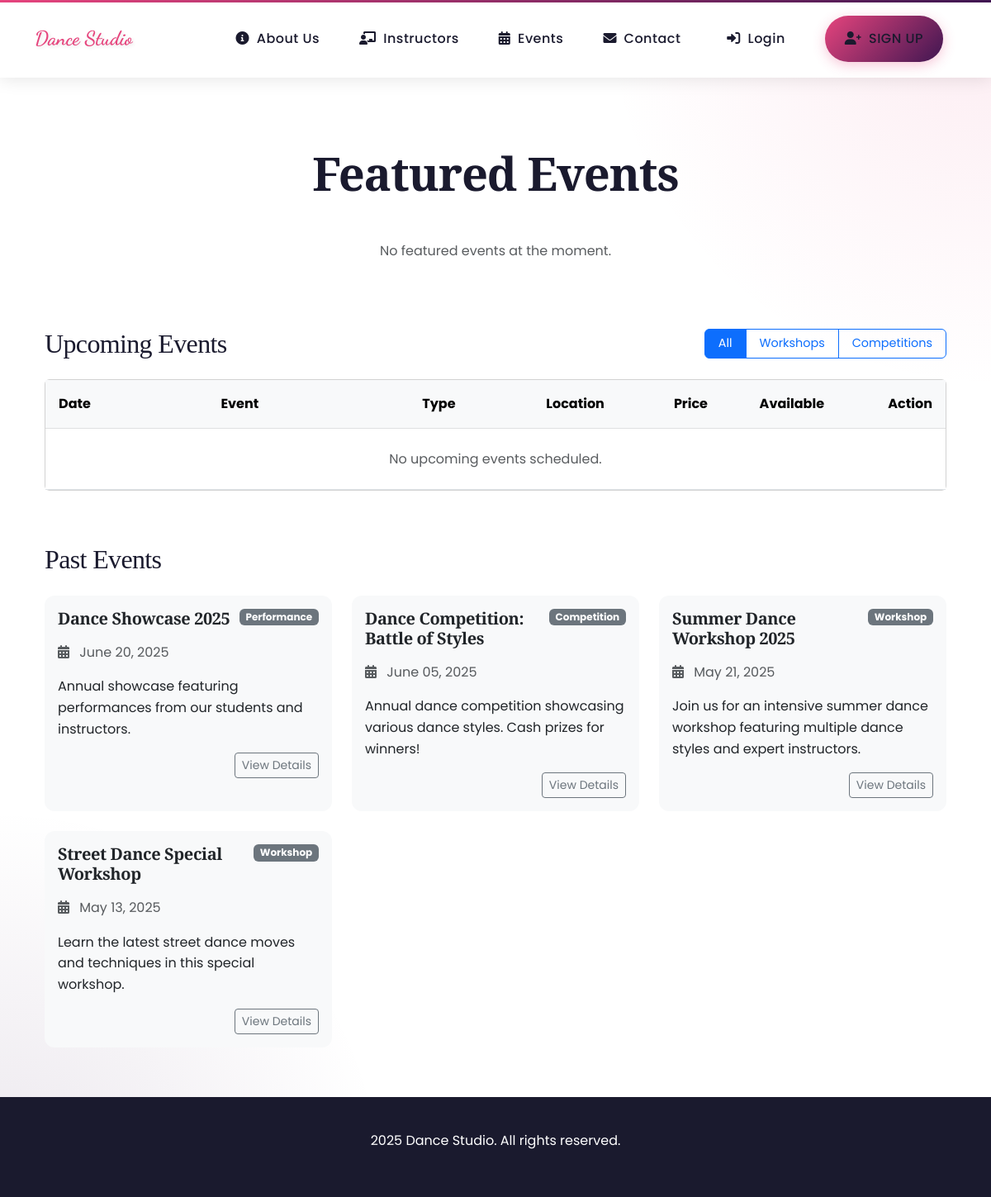
Screenshot of /events/ with the database file from the repository.
### dance_styles/models.py (models this page shows, shortened)
class Event(models.Model):
    EVENT_TYPES = [
        ('workshop', 'Workshop'),
        ('competition', 'Competition'),
        ('performance', 'Performance'),
        ('special', 'Special Event'),
    ]
    title = models.CharField(max_length=200)
    event_type = models.CharField(max_length=20, choices=EVENT_TYPES)
    description = models.TextField()
    date = models.DateField()
    time = models.TimeField()
    location = models.CharField(max_length=200)
    price = models.DecimalField(max_digits=6, decimal_places=2)
    capacity = models.PositiveIntegerField(default=50)
    available_slots = models.PositiveIntegerField(default=50)
    image = models.ImageField(upload_to='event_images/', null=True, blank=True)
    instructor = models.ForeignKey(Instructor, on_delete=models.SET_NULL, null=True, blank=True)
    dance_styles = models.ManyToManyField(DanceStyle)
    registration_deadline = models.DateField()
    is_featured = models.BooleanField(default=False)
    created_at = models.DateTimeField(auto_now_add=True)
    updated_at = models.DateTimeField(auto_now=True)

### dance_styles/views.py (the view)
# urls.py: path('events/', views.events_list, name='events'),
def events_list(request):
    featured_events = Event.objects.filter(is_featured=True, date__gte=timezone.now().date()).order_by('date')[:3]
    upcoming_events = Event.objects.filter(date__gte=timezone.now().date()).order_by('date')
    past_events = Event.objects.filter(date__lt=timezone.now().date()).order_by('-date')[:5]
    context = {
        'featured_events': featured_events,
        'upcoming_events': upcoming_events,
        'past_events': past_events,
    }
    return render(request, 'dance_styles/events.html', context)

### dance_styles/templates/dance_styles/events.html (shortened to what this page needs)
{% extends 'dance_styles/base.html' %}
{% block content %}
<div class="container mt-5 pt-5">
    <section class="mb-6">
        <h2 class="display-4 text-center mb-5" data-aos="fade-up">Featured Events</h2>
        <div class="row g-4 justify-content-center">
            {% for event in featured_events %}
            <div class="col-md-4" data-aos="fade-up" data-aos-delay="100">
                <div class="card event-card h-100">
                    <div class="event-image-wrapper">
                        {% if event.image %}
                            <img src="{{ event.image.url }}" class="card-img-top event-image" alt="{{ event.title }}">
                        {% else %}
                            <img src="https://images.unsplash.com/photo-1547153760-18fc86324498?w=800&q=80" class="card-img-top event-image" alt="{{ event.title }}">
                        {% endif %}
                        <div class="event-date">
                            <span class="day">{{ event.date|date:"d" }}</span>
                            <span class="month">{{ event.date|date:"M" }}</span>
                        </div>
                    </div>
                    <div class="card-body">
                        <div class="event-type-badge mb-2">{{ event.get_event_type_display }}</div>
                        <h3 class="card-title h5 mb-3">{{ event.title }}</h3>
                        <p class="card-text text-muted mb-4">{{ event.description|truncatewords:20 }}</p>
                        <div class="event-details">
                            <div class="detail">
                                <i class="fas fa-clock"></i>
                                <span>{{ event.time|time:"g:i A" }}</span>
                            </div>
                            <div class="detail">
                                <i class="fas fa-map-marker-alt"></i>
                                <span>{{ event.location }}</span>
                            </div>
                            <div class="detail">
                                <i class="fas fa-ticket-alt"></i>
                                <span>₹{{ event.price|floatformat:2 }}</span>
                            </div>
                        </div>
                        <a href="{% url 'dance_styles:event_detail' event.id %}" class="btn btn-primary mt-4 w-100">Learn More</a>
                    </div>
                </div>
            </div>
            {% empty %}
            <div class="col-12 text-center">
                <p class="text-muted">No featured events at the moment.</p>
            </div>
            {% endfor %}
        </div>
    </section>
    <section class="mb-6">
        <div class="d-flex justify-content-between align-items-center mb-4">
            <h2 class="h2 mb-0">Upcoming Events</h2>
            <div class="event-filters">
                <div class="btn-group" role="group">
                    <button type="button" class="btn btn-outline-primary active">All</button>
                    <button type="button" class="btn btn-outline-primary">Workshops</button>
                    <button type="button" class="btn btn-outline-primary">Competitions</button>
                </div>
            </div>
        </div>
        <div class="card">
            <div class="table-responsive">
                <table class="table table-hover mb-0">
                    <thead class="table-light">
                        <tr>
                            <th style="width: 20%">Date</th>
                            <th style="width: 25%">Event</th>
                            <th style="width: 15%">Type</th>
                            <th style="width: 15%">Location</th>
                            <th style="width: 10%">Price</th>
                            <th style="width: 15%">Available</th>
                            <th style="width: 10%">Action</th>
                        </tr>
                    </thead>
                    <tbody>
                        {% for event in upcoming_events %}
                        <tr>
                            <td>
                                <div class="d-flex flex-column">
                                    <span class="fw-bold">{{ event.date|date:"M d, Y" }}</span>
                                    <small class="text-muted">{{ event.time|time:"g:i A" }}</small>
                                </div>
                            </td>
                            <td>
                                <div class="d-flex flex-column">
                                    <span class="fw-bold text-primary">{{ event.title }}</span>
                                    <small class="text-muted">{{ event.description|truncatewords:10 }}</small>
                                </div>
                            </td>
                            <td><span class="badge bg-{{ event.event_type }}-soft">{{ event.get_event_type_display }}</span></td>
                            <td>{{ event.location }}</td>
                            <td><span class="fw-bold">₹{{ event.price|floatformat:2 }}</span></td>
                            <td>
                                {% if event.available_slots > 0 %}
                                    <span class="text-success">{{ event.available_slots }} left</span>
                                {% else %}
                                    <span class="text-danger">Sold Out</span>
                                {% endif %}
                            </td>
                            <td>
                                <a href="{% url 'dance_styles:event_detail' event.id %}" class="btn btn-sm btn-outline-primary">Details</a>
                            </td>
                        </tr>
                        {% empty %}
                        <tr>
                            <td colspan="7" class="text-center py-4">
                                <p class="text-muted mb-0">No upcoming events scheduled.</p>
                            </td>
                        </tr>
                        {% endfor %}
                    </tbody>
                </table>
            </div>
        </div>
    </section>
    <section>
        <h2 class="h2 mb-4">Past Events</h2>
        <div class="row g-4">
            {% for event in past_events %}
            <div class="col-md-6 col-lg-4">
                <div class="card past-event-card h-100">
                    <div class="card-body">
                        <div class="d-flex justify-content-between align-items-start mb-3">
                            <h5 class="card-title mb-0">{{ event.title }}</h5>
                            <span class="badge bg-secondary">{{ event.get_event_type_display }}</span>
                        </div>
                        <p class="text-muted mb-3">
                            <i class="fas fa-calendar-alt me-2"></i>
                            {{ event.date|date:"F d, Y" }}
                        </p>
                        <p class="card-text mb-3">{{ event.description|truncatewords:15 }}</p>
                        <div class="text-end">
                            <a href="{% url 'dance_styles:event_detail' event.id %}" class="btn btn-sm btn-outline-secondary">View Details</a>
                        </div>
                    </div>
                </div>
            </div>
            {% endfor %}
        </div>
    </section>
</div>
{% endblock %}

### dance_styles/templates/dance_styles/base.html (style rules this page uses)
:root { --primary-color: #E6447D; --secondary-color: #3F1651; --dark-color: #1A1A2E; --light-color: #FFFFFF; --accent-color: #FFB703; --gradient-primary: linear-gradient(135deg, var(--primary-color), var(--secondary-color)); --font-heading: 'Playfair Display', serif; --font-body: 'Poppins', sans-serif; --font-accent: 'Dancing Script', cursive; }
body { font-family: var(--font-body); background-color: var(--light-color); color: var(--dark-color); overflow-x: hidden; scroll-behavior: smooth; line-height: 1.6; background-image: radial-gradient(circle at 100% 0%, rgba(230, 68, 125, 0.1) 0%, transparent 25%), radial-gradient(circle at 0% 100%, rgba(63, 22, 81, 0.1) 0%, transparent 25%); background-attachment: fixed; }
h1, h2, h3, h4, h5, h6 { font-family: var(--font-heading); font-weight: 700; letter-spacing: -0.02em; }
.display-4 { font-weight: 700; margin-bottom: 1rem; }

### dance_styles/templates/dance_styles/events.html (style rules this page uses)
.past-event-card { background: #f8f9fa; border: none; border-radius: 12px; transition: transform 0.2s ease; }
.mb-6 { margin-bottom: 4rem; }
.table > :not(caption) > * > * { padding: 1rem; }
.event-filters { margin-left: 1rem; }
.event-filters .btn-group .btn { padding: 0.375rem 1rem; font-size: 0.9rem; }

### rows the page displays
Event: title "Dance Showcase 2025", event_type "Performance", date "June 20, 2025", description "Annual showcase featuring performances from our students and instructors."
Event: title "Dance Competition: Battle of Styles", event_type "Competition", date "June 05, 2025", description "Annual dance competition showcasing various dance styles. Cash prizes for winners!"
Event: title "Summer Dance Workshop 2025", event_type "Workshop", date "May 21, 2025", description "Join us for an intensive summer dance workshop featuring multiple dance styles and expert instructors."
Event: title "Street Dance Special Workshop", event_type "Workshop", date "May 13, 2025", description "Learn the latest street dance moves and techniques in this special workshop."
